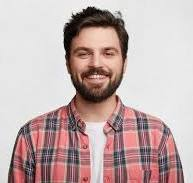
#> input picture Face_anonymization&Pillow/person.jpg, 193 x 183 px, found by its file name
$ jupyter execute Pillow_code.ipynb
#> lines starting #> are read from the running program, lines starting #| are printed output that depends on the picture
[cell 1]
import cv2
from PIL  import Image,ImageEnhance,ImageFilter,ImageDraw,ImageDraw2,ImageOps
import matplotlib.pyplot as plt


img_path='/content/drive/MyDrive/Colab Notebooks/Computer Vision/Face_anonymization_/person.jpg'

img=Image.open(img_path)
#> img is the input picture: PIL image 193x183 RGB; mean R, G, B 194.6, 174.3, 173.1


# Enhance
enhancer=ImageEnhance.Brightness(img)
img_bright=enhancer.enhance(1.5)
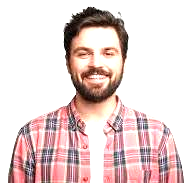
#> img_bright: PIL image 193x183 RGB; mean R, G, B 230.5, 210.9, 209.8

# # Blur
img_blur=img.filter(ImageFilter.GaussianBlur(10))
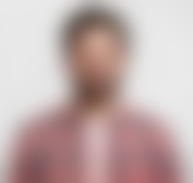
#> img_blur: PIL image 193x183 RGB; mean R, G, B 194.8, 174.5, 173.4

# # Draw
img_rect = img.copy()
x=ImageDraw.Draw(img_rect)
x.rectangle([70,30,120,100],outline='blue',width=2)

# #Flip
img_flip=ImageOps.flip(img)
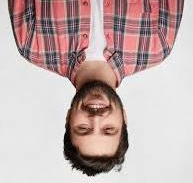
#> img_flip: PIL image 193x183 RGB; mean R, G, B 194.6, 174.3, 173.1

# #Resize
img_resized=img.resize((300,400))
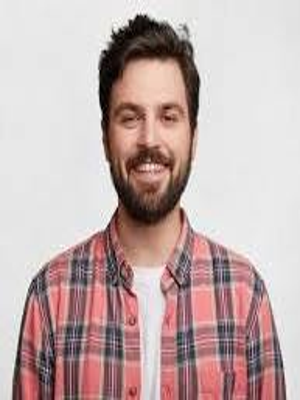
#> img_resized: PIL image 300x400 RGB; mean R, G, B 194.6, 174.3, 173.1

images=[img, img_bright, img_blur, img_rect, img_flip, img_resized]

# Display the image using matplotlib.pyplot
# Create a figure with 3 subplots
fig, axes = plt.subplots(2, 3, figsize=(15, 5))

# Display each image in a subplot
for i, ax in enumerate(axes.flat):  # Iterate through subplots
    ax.imshow(images[i])
    ax.axis('off')  # Hide axes
    ax.set_title(f'Image {i+1}')  # Set title

# Show the plot
plt.show()
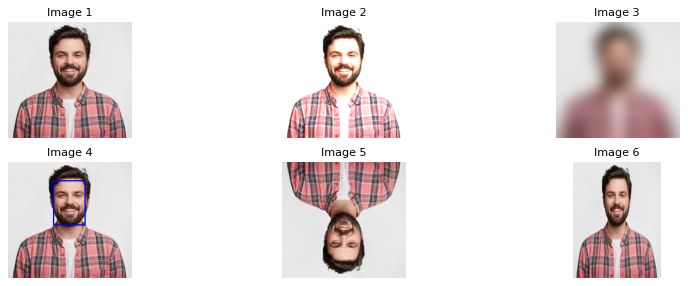
#> figure drawn by matplotlib, 6 panels
